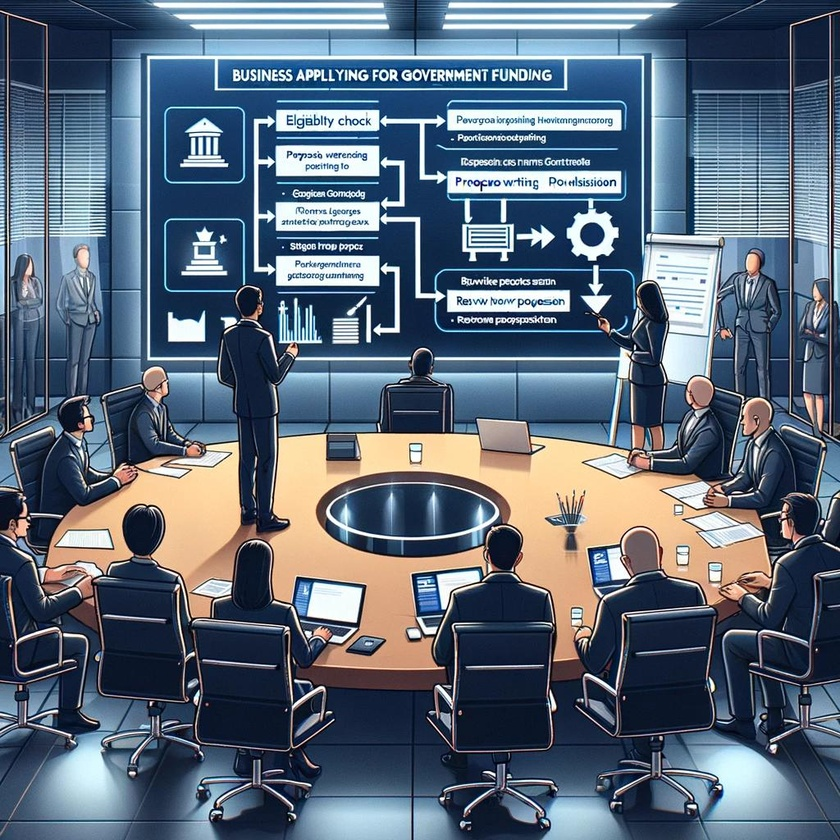
#> input picture 3D-point-cloud-processing/lesson9/企业申报政府基金.jpg, 840 x 840 px, shrunk from 1024 x 1024 before the run, found by its file name
$ python svd_compress_image.py
#> lines starting #> are read from the running program, lines starting #| are printed output that depends on the picture
import numpy as np
import matplotlib.pyplot as plt
from PIL import Image

def load_image(image_path):
    """加载图像并转换为灰度图像"""
    with Image.open(image_path) as img:
#> img is the input picture: PIL image 840x840 RGB; mean R, G, B 91.1, 105.2, 121.3
        img_gray = img.convert('L')  # 转换为灰度图
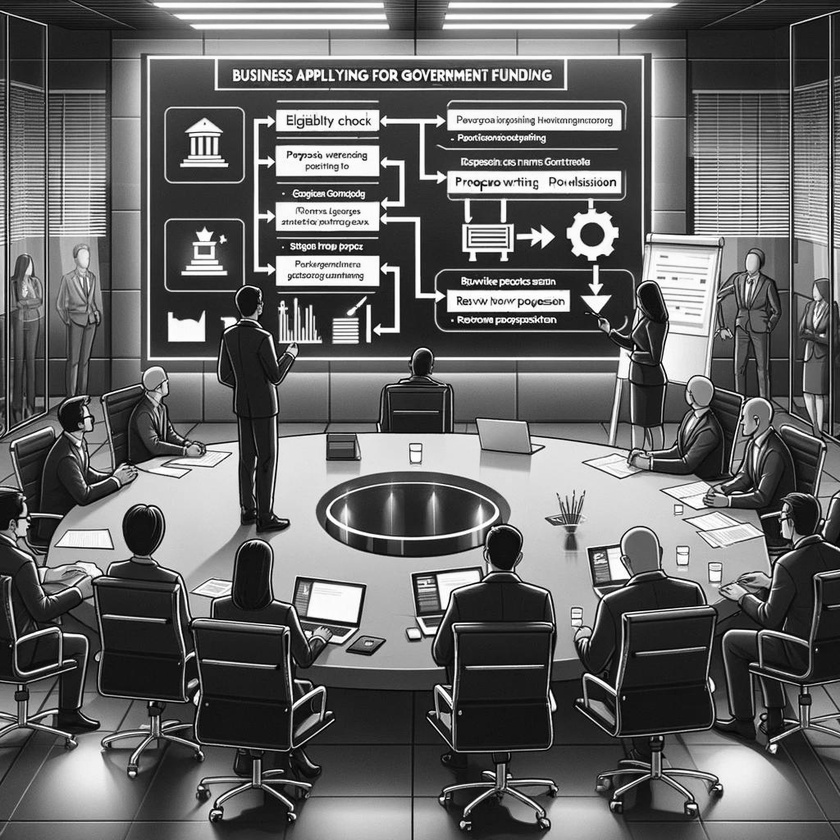
#> img_gray: PIL image 840x840 L; min 0, max 255, mean 102.9
    return np.array(img_gray)

def compress_image(image, k):
    """使用前k个奇异值来压缩图像"""
#> called with k = 50
    U, s, Vt = np.linalg.svd(image, full_matrices=False)
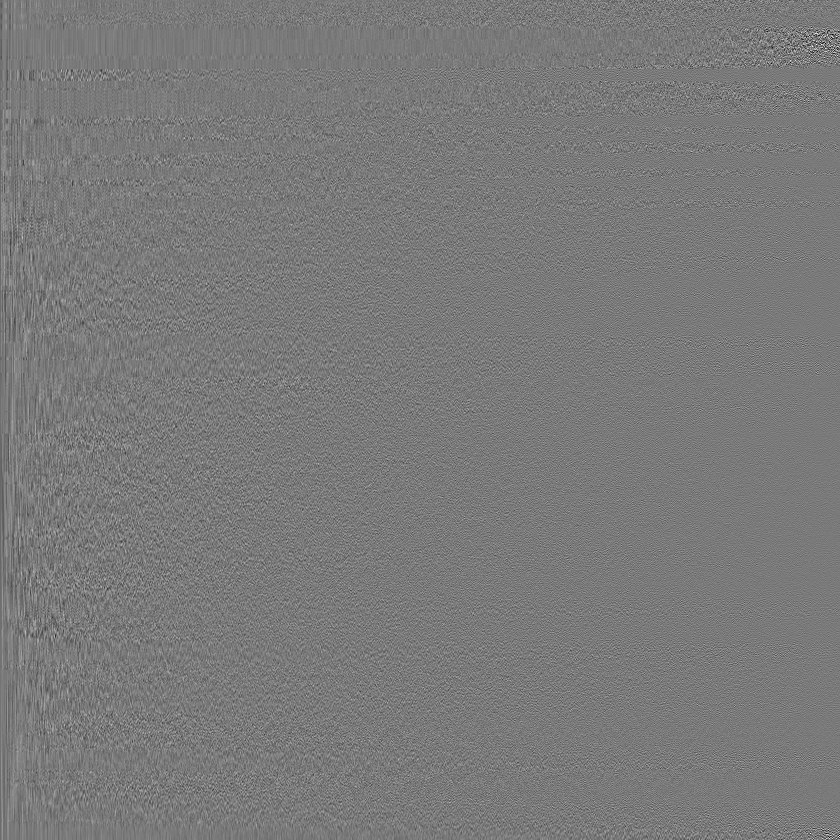
#> U: shape (840, 840) float64; min -0.312, max 0.339, mean -3.13e-05; drawn with min black and max white
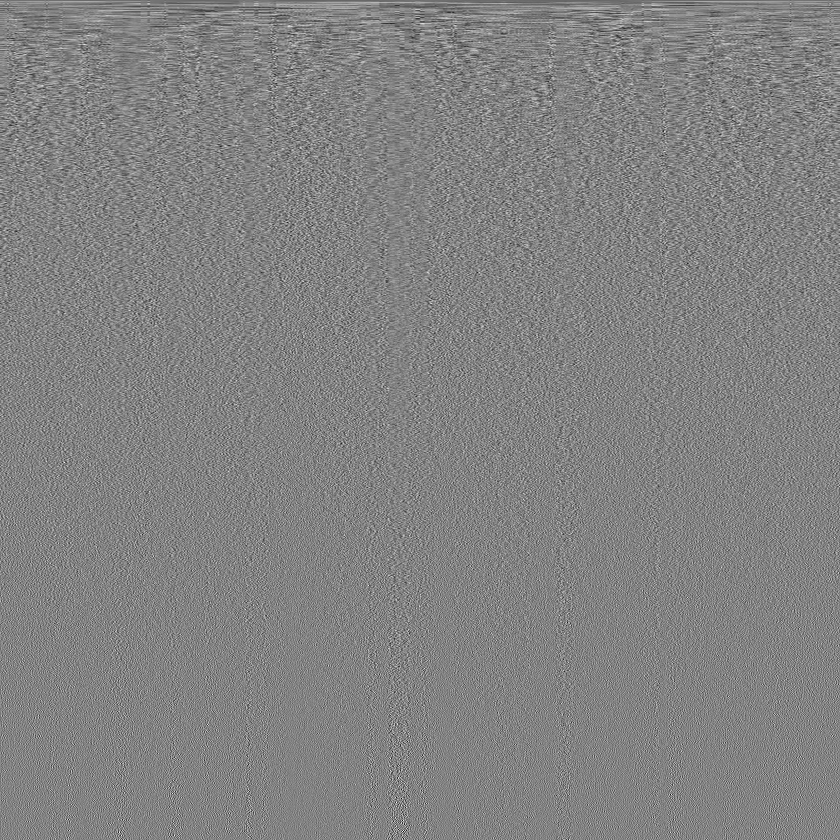
#> Vt: shape (840, 840) float64; min -0.206, max 0.196, mean -4.92e-05; drawn with min black and max white
#> s = 840 values, max 91980.3 at index 0, min 0.115 at index 839, mean 877.3
    S = np.diag(s[:k])
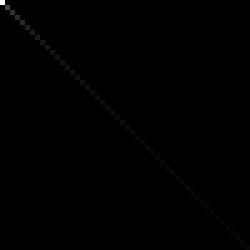
#> S: shape (50, 50) float64 (shown 5 times larger); min 0, max 91980.3, mean 149.3; drawn with min black and max white
    U_k = U[:, :k]
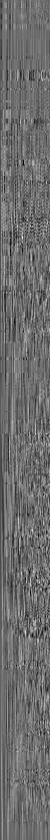
#> U_k: shape (840, 50) float64; min -0.158, max 0.211, mean -0.000548; drawn with min black and max white
    Vt_k = Vt[:k, :]
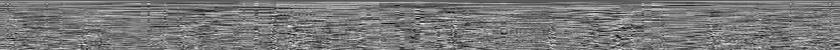
#> Vt_k: shape (50, 840) float64; min -0.144, max 0.156, mean -0.000802; drawn with min black and max white
    compressed_image = np.dot(U_k, np.dot(S, Vt_k))
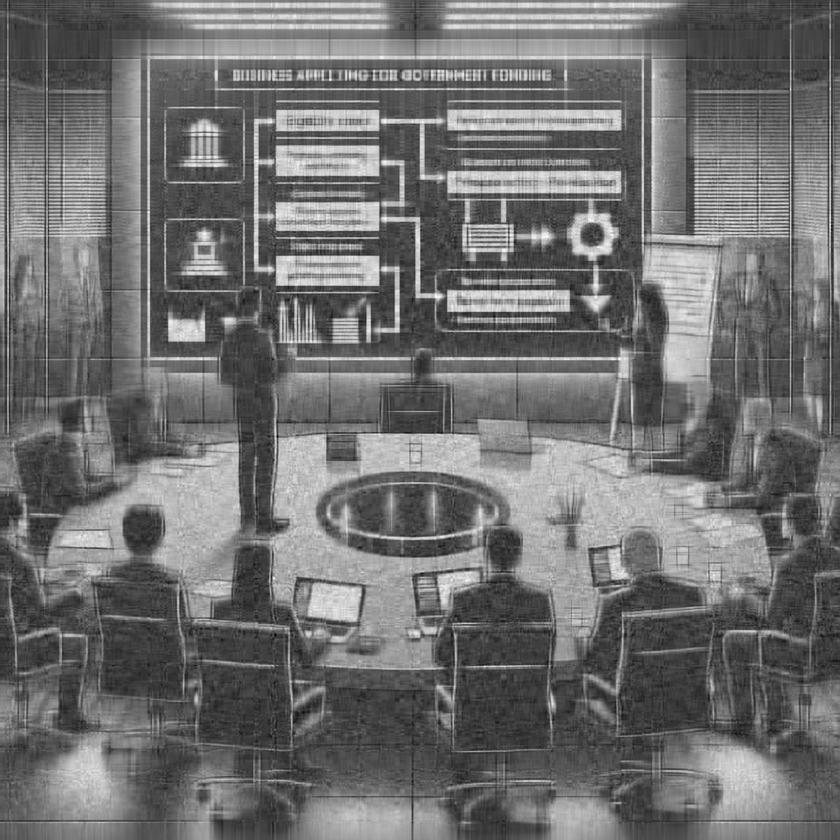
#> compressed_image: shape (840, 840) float64; min -68.46, max 321.1, mean 102.9; drawn with min black and max white
    return compressed_image

def plot_images(original, compressed):
    """绘制原始图像和压缩后的图像"""
    fig, axes = plt.subplots(1, 2, figsize=(10, 5))
    axes[0].imshow(original, cmap='gray')
    axes[0].set_title('Original Image')
    axes[0].axis('off')

    axes[1].imshow(compressed, cmap='gray')
    axes[1].set_title('Compressed Image')
    axes[1].axis('off')

    plt.show()

# 加载图像
image_path = r'C:\Users\19002\Desktop\cloud_lesson\3D-point-cloud-processing\lesson9\企业申报政府基金.jpg'  # 修改为你的图片路径
image = load_image(image_path)

# 压缩图像
k = 50  # 保留的奇异值数量
compressed_image = compress_image(image, k)

# 显示图像
plot_images(image, compressed_image)

$ run again, with 3D-point-cloud-processing/lesson9/compressed.png saved as 3D-point-cloud-processing/lesson9/企业申报政府基金.jpg
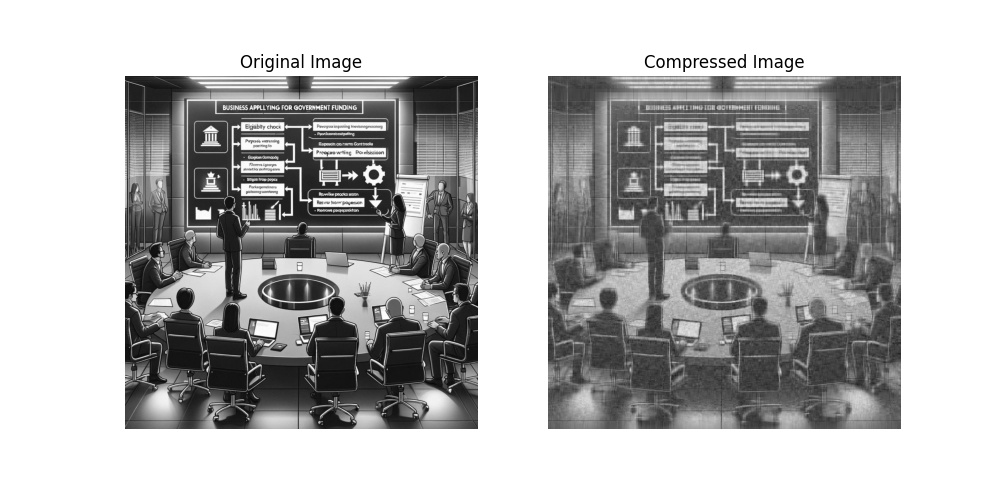
#> input picture 3D-point-cloud-processing/lesson9/compressed.png, 1000 x 500 px, found by its file name
#> in load_image, img is the input picture: PIL image 1000x500 RGB; min 0, max 255, mean 181.6
#> in compress_image, `U, s, Vt = np.linalg.svd(image, full_matrices=False)`:
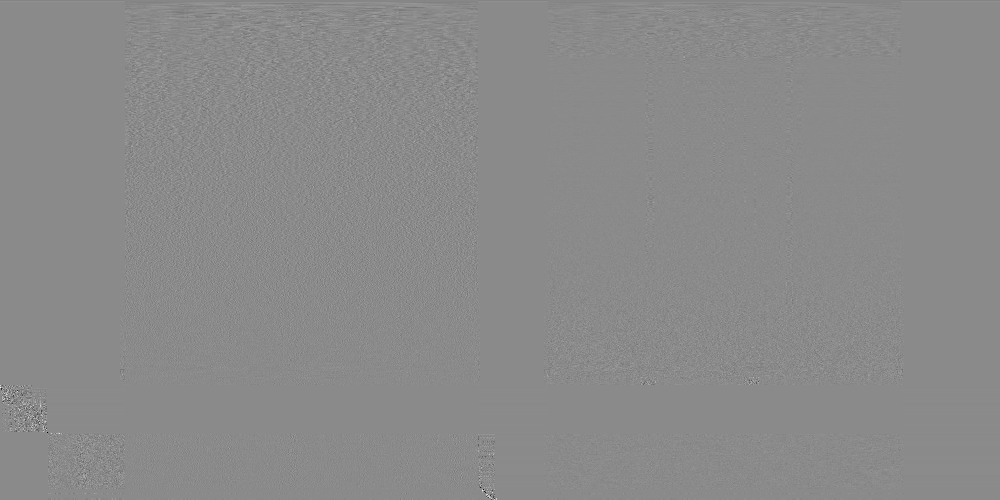
#> Vt: shape (500, 1000) float64; min -0.989, max 0.829, mean -7.75e-05; drawn with min black and max white
#> s = 500 values, max 135795.8 at index 0, min 1.33e-11 at index 389, mean 758.8
#> in compress_image, `compressed_image = np.dot(U_k, np.dot(S, Vt_k))`:
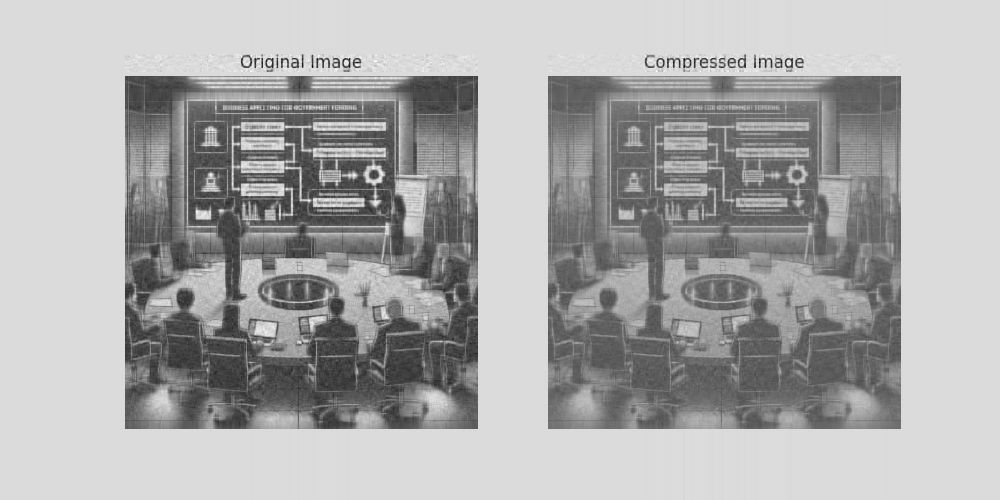
#> compressed_image: shape (500, 1000) float64; min -75.57, max 308.8, mean 181.6; drawn with min black and max white
